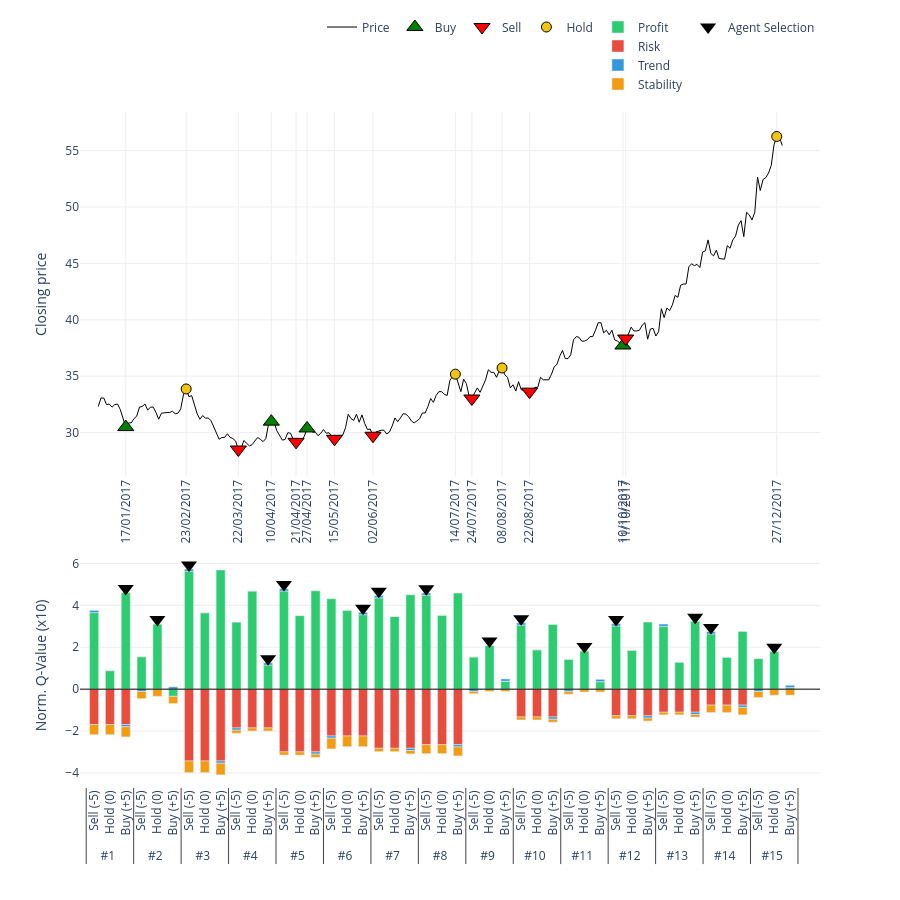

Here is the notebook cell this chart was saved with:
### Code cell
# 2. Gọi hàm vẽ (Truyền đúng tên biến vào)
plot_agent_reasoning_minimalist(
    ticker='GAS',                    # Tên mã cổ phiếu hiển thị trên tiêu đề
    df_price=df_processed_test_GAS,  # Dữ liệu giá
    actions=actions_GAS,             # Hành động thực tế
    q_history=q_values_history_GAS,      # Lịch sử Q-value (Input quan trọng)
    critical_indices=index_list_GAS,     # Danh sách các điểm cần vẽ
    scale=10                       # Thang đo hiển thị (để cột cao khoảng 50 đơn vị cho đẹp)
)

### Figure 1 — Plotly figure (JSON) as saved in the notebook; plotly's stock layout.template omitted (floating-point values rounded to 4 significant figures; data arrays with more than 128 entries replaced by an {"elided": "..."} marker saying what was removed)
{"data": [{"hoverinfo": "x+y", "line": {"color": "black", "width": 1}, "mode": "lines", "name": "Price", "type": "scatter", "x": {"elided": "250 str values"}, "xaxis": "x", "y": {"elided": "250 float values"}, "yaxis": "y"}, {"marker": {"color": "green", "line": {"color": "black", "width": 1}, "size": 14, "symbol": "triangle-up"}, "mode": "markers", "name": "Buy", "type": "scatter", "x": ["17/01/2017", "10/04/2017", "27/04/2017", "10/10/2017"], "xaxis": "x", "y": [30.49, 30.97, 30.37, 37.72], "yaxis": "y"}, {"marker": {"color": "red", "line": {"color": "black", "width": 1}, "size": 14, "symbol": "triangle-down"}, "mode": "markers", "name": "Sell", "type": "scatter", "x": ["22/03/2017", "21/04/2017", "15/05/2017", "02/06/2017", "24/07/2017", "22/08/2017", "11/10/2017"], "xaxis": "x", "y": [28.5, 29.18, 29.45, 29.72, 33.02, 33.63, 38.34], "yaxis": "y"}, {"marker": {"color": "#f1c40f", "line": {"color": "black", "width": 1}, "size": 10, "symbol": "circle"}, "mode": "markers", "name": "Hold", "type": "scatter", "x": ["23/02/2017", "14/07/2017", "08/08/2017", "27/12/2017"], "xaxis": "x", "y": [33.87, 35.18, 35.73, 56.25], "yaxis": "y"}, {"legendgroup": "comp", "marker": {"color": "#2ecc71"}, "name": "Profit", "type": "bar", "x": [["#1", "#1", "#1", "#2", "#2", "#2", "#3", "#3", "#3", "#4", "#4", "#4", "#5", "#5", "#5", "#6", "#6", "#6", "#7", "#7", "#7", "#8", "#8", "#8", "#9", "#9", "#9", "#10", "#10", "#10", "#11", "#11", "#11", "#12", "#12", "#12", "#13", "#13", "#13", "#14", "#14", "#14", "#15", "#15", "#15"], ["Sell (-5)", "Hold (0)", "Buy (+5)", "Sell (-5)", "Hold (0)", "Buy (+5)", "Sell (-5)", "Hold (0)", "Buy (+5)", "Sell (-5)", "Hold (0)", "Buy (+5)", "Sell (-5)", "Hold (0)", "Buy (+5)", "Sell (-5)", "Hold (0)", "Buy (+5)", "Sell (-5)", "Hold (0)", "Buy (+5)", "Sell (-5)", "Hold (0)", "Buy (+5)", "Sell (-5)", "Hold (0)", "Buy (+5)", "Sell (-5)", "Hold (0)", "Buy (+5)", "Sell (-5)", "Hold (0)", "Buy (+5)", "Sell (-5)", "Hold (0)", "Buy (+5)", "Sell (-5)", "Hold (0)", "Buy (+5)", "Sell (-5)", "Hold (0)", "Buy (+5)", "Sell (-5)", "Hold (0)", "Buy (+5)"]], "xaxis": "x2", "y": [3.653, 0.8857, 4.602, 1.55, 3.12, -0.3416, 5.624, 3.65, 5.691, 3.196, 4.687, 1.147, 4.683, 3.514, 4.692, 4.315, 3.771, 3.555, 4.36, 3.473, 4.509, 4.481, 3.53, 4.584, 1.539, 2.1, 0.3793, 3.054, 1.881, 3.084, 1.43, 1.835, 0.3579, 3.017, 1.857, 3.203, 2.999, 1.292, 3.233, 2.633, 1.527, 2.754, 1.462, 1.804, 0.07628], "yaxis": "y2"}, {"legendgroup": "comp", "marker": {"color": "#e74c3c"}, "name": "Risk", "type": "bar", "x": [["#1", "#1", "#1", "#2", "#2", "#2", "#3", "#3", "#3", "#4", "#4", "#4", "#5", "#5", "#5", "#6", "#6", "#6", "#7", "#7", "#7", "#8", "#8", "#8", "#9", "#9", "#9", "#10", "#10", "#10", "#11", "#11", "#11", "#12", "#12", "#12", "#13", "#13", "#13", "#14", "#14", "#14", "#15", "#15", "#15"], ["Sell (-5)", "Hold (0)", "Buy (+5)", "Sell (-5)", "Hold (0)", "Buy (+5)", "Sell (-5)", "Hold (0)", "Buy (+5)", "Sell (-5)", "Hold (0)", "Buy (+5)", "Sell (-5)", "Hold (0)", "Buy (+5)", "Sell (-5)", "Hold (0)", "Buy (+5)", "Sell (-5)", "Hold (0)", "Buy (+5)", "Sell (-5)", "Hold (0)", "Buy (+5)", "Sell (-5)", "Hold (0)", "Buy (+5)", "Sell (-5)", "Hold (0)", "Buy (+5)", "Sell (-5)", "Hold (0)", "Buy (+5)", "Sell (-5)", "Hold (0)", "Buy (+5)", "Sell (-5)", "Hold (0)", "Buy (+5)", "Sell (-5)", "Hold (0)", "Buy (+5)", "Sell (-5)", "Hold (0)", "Buy (+5)"]], "xaxis": "x2", "y": [-1.687, -1.687, -1.687, 0, 0, 0, -3.428, -3.428, -3.428, -1.851, -1.851, -1.851, -2.994, -2.994, -2.994, -2.234, -2.234, -2.234, -2.821, -2.821, -2.821, -2.649, -2.649, -2.649, 0, 0, 0, -1.327, -1.327, -1.327, 0, 0, 0, -1.271, -1.271, -1.271, -1.099, -1.099, -1.099, -0.7616, -0.7616, -0.7616, 0, 0, 0], "yaxis": "y2"}, {"legendgroup": "comp", "marker": {"color": "#3498db"}, "name": "Trend", "type": "bar", "x": [["#1", "#1", "#1", "#2", "#2", "#2", "#3", "#3", "#3", "#4", "#4", "#4", "#5", "#5", "#5", "#6", "#6", "#6", "#7", "#7", "#7", "#8", "#8", "#8", "#9", "#9", "#9", "#10", "#10", "#10", "#11", "#11", "#11", "#12", "#12", "#12", "#13", "#13", "#13", "#14", "#14", "#14", "#15", "#15", "#15"], ["Sell (-5)", "Hold (0)", "Buy (+5)", "Sell (-5)", "Hold (0)", "Buy (+5)", "Sell (-5)", "Hold (0)", "Buy (+5)", "Sell (-5)", "Hold (0)", "Buy (+5)", "Sell (-5)", "Hold (0)", "Buy (+5)", "Sell (-5)", "Hold (0)", "Buy (+5)", "Sell (-5)", "Hold (0)", "Buy (+5)", "Sell (-5)", "Hold (0)", "Buy (+5)", "Sell (-5)", "Hold (0)", "Buy (+5)", "Sell (-5)", "Hold (0)", "Buy (+5)", "Sell (-5)", "Hold (0)", "Buy (+5)", "Sell (-5)", "Hold (0)", "Buy (+5)", "Sell (-5)", "Hold (0)", "Buy (+5)", "Sell (-5)", "Hold (0)", "Buy (+5)", "Sell (-5)", "Hold (0)", "Buy (+5)"]], "xaxis": "x2", "y": [0.1081, 0, -0.1081, -0.1081, 0, 0.1081, 0.1081, 0, -0.1081, -0.1081, 0, 0.1081, 0.1081, 0, -0.1081, -0.1081, 0, 0.1081, 0.1081, 0, -0.1081, 0.1081, 0, -0.1081, -0.1081, 0, 0.1081, 0.1081, 0, -0.1081, -0.1081, 0, 0.1081, 0.1081, 0, -0.1081, 0.1081, 0, -0.1081, 0.1081, 0, -0.1081, -0.1081, 0, 0.1081], "yaxis": "y2"}, {"legendgroup": "comp", "marker": {"color": "#f39c12"}, "name": "Stability", "type": "bar", "x": [["#1", "#1", "#1", "#2", "#2", "#2", "#3", "#3", "#3", "#4", "#4", "#4", "#5", "#5", "#5", "#6", "#6", "#6", "#7", "#7", "#7", "#8", "#8", "#8", "#9", "#9", "#9", "#10", "#10", "#10", "#11", "#11", "#11", "#12", "#12", "#12", "#13", "#13", "#13", "#14", "#14", "#14", "#15", "#15", "#15"], ["Sell (-5)", "Hold (0)", "Buy (+5)", "Sell (-5)", "Hold (0)", "Buy (+5)", "Sell (-5)", "Hold (0)", "Buy (+5)", "Sell (-5)", "Hold (0)", "Buy (+5)", "Sell (-5)", "Hold (0)", "Buy (+5)", "Sell (-5)", "Hold (0)", "Buy (+5)", "Sell (-5)", "Hold (0)", "Buy (+5)", "Sell (-5)", "Hold (0)", "Buy (+5)", "Sell (-5)", "Hold (0)", "Buy (+5)", "Sell (-5)", "Hold (0)", "Buy (+5)", "Sell (-5)", "Hold (0)", "Buy (+5)", "Sell (-5)", "Hold (0)", "Buy (+5)", "Sell (-5)", "Hold (0)", "Buy (+5)", "Sell (-5)", "Hold (0)", "Buy (+5)", "Sell (-5)", "Hold (0)", "Buy (+5)"]], "xaxis": "x2", "y": [-0.4852, -0.4852, -0.4852, -0.3437, -0.3437, -0.3437, -0.5543, -0.5543, -0.5543, -0.1476, -0.1476, -0.1476, -0.1545, -0.1545, -0.1545, -0.5101, -0.5101, -0.5101, -0.1603, -0.1603, -0.1603, -0.4278, -0.4278, -0.4278, -0.105, -0.105, -0.105, -0.1431, -0.1431, -0.1431, -0.1339, -0.1339, -0.1339, -0.1405, -0.1405, -0.1405, -0.1254, -0.1254, -0.1254, -0.3554, -0.3554, -0.3554, -0.2882, -0.2882, -0.2882], "yaxis": "y2"}, {"marker": {"color": "black", "size": 14, "symbol": "triangle-down"}, "mode": "markers", "name": "Agent Selection", "showlegend": true, "type": "scatter", "x": [["#1", "#2", "#3", "#4", "#5", "#6", "#7", "#8", "#9", "#10", "#11", "#12", "#13", "#14", "#15"], ["Buy (+5)", "Hold (0)", "Sell (-5)", "Buy (+5)", "Sell (-5)", "Buy (+5)", "Sell (-5)", "Sell (-5)", "Hold (0)", "Sell (-5)", "Hold (0)", "Sell (-5)", "Buy (+5)", "Sell (-5)", "Hold (0)"]], "xaxis": "x2", "y": [4.802, 3.32, 5.932, 1.455, 4.991, 3.863, 4.669, 4.789, 2.3, 3.362, 2.035, 3.325, 3.433, 2.942, 2.004], "yaxis": "y2"}], "layout": {"bargap": 0.4, "bargroupgap": 0.05, "barmode": "relative", "height": 900, "legend": {"orientation": "h", "x": 1, "xanchor": "right", "y": 1.02, "yanchor": "bottom"}, "plot_bgcolor": "white", "shapes": [{"line": {"color": "black", "dash": "solid", "width": 1}, "type": "line", "x0": 0, "x1": 1, "xref": "x2 domain", "y0": 0, "y1": 0, "yref": "y2"}], "showlegend": true, "xaxis": {"anchor": "y", "domain": [0, 1], "gridcolor": "#eee", "rangeslider": {"visible": false}, "showgrid": true, "tickangle": -90, "tickmode": "array", "ticktext": ["17/01/2017", "23/02/2017", "22/03/2017", "10/04/2017", "21/04/2017", "27/04/2017", "15/05/2017", "02/06/2017", "14/07/2017", "24/07/2017", "08/08/2017", "22/08/2017", "10/10/2017", "11/10/2017", "27/12/2017"], "tickvals": ["17/01/2017", "23/02/2017", "22/03/2017", "10/04/2017", "21/04/2017", "27/04/2017", "15/05/2017", "02/06/2017", "14/07/2017", "24/07/2017", "08/08/2017", "22/08/2017", "10/10/2017", "11/10/2017", "27/12/2017"]}, "xaxis2": {"anchor": "y2", "domain": [0, 1], "showticklabels": true, "tickangle": -90, "title": {"text": ""}, "type": "multicategory"}, "yaxis": {"anchor": "x", "domain": [0.46, 1], "gridcolor": "#eee", "showgrid": true, "title": {"text": "Closing price"}}, "yaxis2": {"anchor": "x2", "domain": [0, 0.36], "gridcolor": "#eee", "showgrid": true, "title": {"text": "Norm. Q-Value (x10)"}}}}
